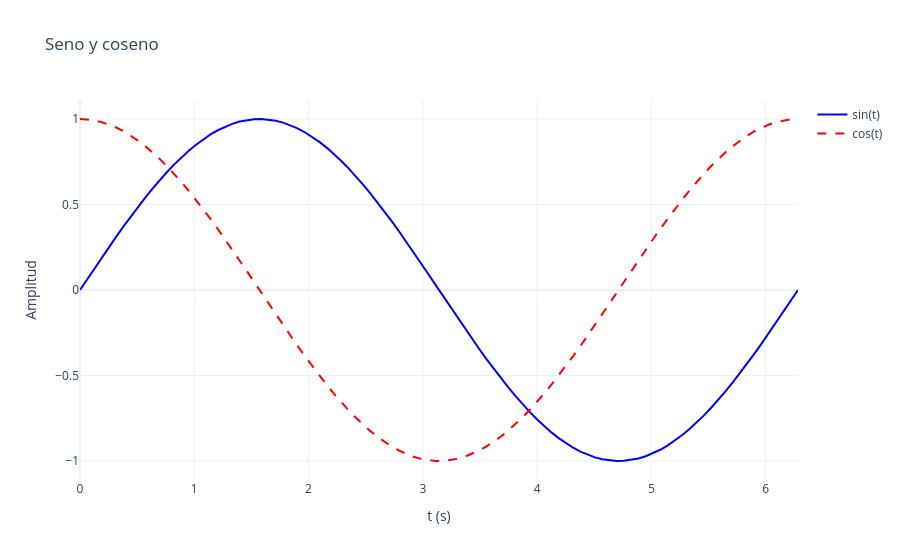

The notebook cell this image was saved under:
### Markdown cell above
### 2.2 Múltiples gráficas

### Code cell
# Python: Múltiples señales en una gráfica
t = np.linspace(0, 2*np.pi, 100)
y1 = np.sin(t)
y2 = np.cos(t)

fig = go.Figure()
fig.add_trace(go.Scatter(x=t, y=y1, mode='lines', name='sin(t)', line=dict(color='blue')))
fig.add_trace(go.Scatter(x=t, y=y2, mode='lines', name='cos(t)', line=dict(color='red', dash='dash')))

fig.update_layout(
    title='Seno y coseno',
    xaxis_title='t (s)',
    yaxis_title='Amplitud',
    template='plotly_white',
    hovermode='x unified'
)
fig.show()

# Matlab equivalente:
# t = linspace(0, 2*pi, 100);
# y1 = sin(t);
# y2 = cos(t);
# plot(t, y1, 'b-')
# hold on
# plot(t, y2, 'r--')
# hold off
# legend('sin(t)', 'cos(t)')
# title('Seno y coseno')
